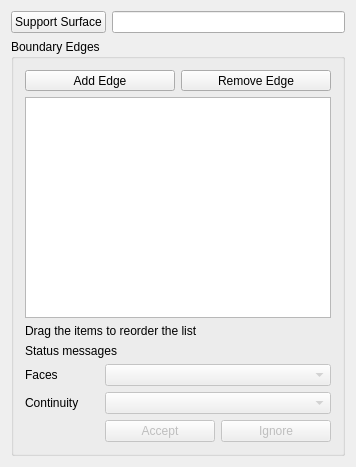
<?xml version="1.0" encoding="UTF-8"?>
<ui version="4.0">
 <class>SurfaceGui::TaskFilling</class>
 <widget class="QWidget" name="SurfaceGui::TaskFilling">
  <property name="geometry">
   <rect>
    <x>0</x>
    <y>0</y>
    <width>356</width>
    <height>467</height>
   </rect>
  </property>
  <property name="sizePolicy">
   <sizepolicy hsizetype="Ignored" vsizetype="Preferred">
    <horstretch>0</horstretch>
    <verstretch>0</verstretch>
   </sizepolicy>
  </property>
  <property name="windowTitle">
   <string>Boundaries</string>
  </property>
  <layout class="QGridLayout" name="gridLayout_2">
   <item row="0" column="0">
    <layout class="QHBoxLayout" name="horizontalLayout_2">
     <item>
      <widget class="QPushButton" name="buttonInitFace">
       <property name="text">
        <string>Support Surface</string>
       </property>
      </widget>
     </item>
     <item>
      <widget class="Gui::ClearLineEdit" name="lineInitFaceName">
       <property name="readOnly">
        <bool>true</bool>
       </property>
      </widget>
     </item>
    </layout>
   </item>
   <item row="2" column="0">
    <widget class="QGroupBox" name="groupBox">
     <property name="toolTip">
      <string>Edges that will limit the surface</string>
     </property>
     <property name="title">
      <string>Boundary Edges</string>
     </property>
     <layout class="QGridLayout" name="gridLayout">
      <item row="0" column="0" colspan="3">
       <layout class="QHBoxLayout" name="horizontalLayout">
        <item>
         <widget class="QToolButton" name="buttonEdgeAdd">
          <property name="enabled">
           <bool>true</bool>
          </property>
          <property name="sizePolicy">
           <sizepolicy hsizetype="Expanding" vsizetype="Fixed">
            <horstretch>0</horstretch>
            <verstretch>0</verstretch>
           </sizepolicy>
          </property>
          <property name="text">
           <string>Add Edge</string>
          </property>
          <property name="checkable">
           <bool>true</bool>
          </property>
          <property name="checked">
           <bool>false</bool>
          </property>
         </widget>
        </item>
        <item>
         <widget class="QToolButton" name="buttonEdgeRemove">
          <property name="sizePolicy">
           <sizepolicy hsizetype="Expanding" vsizetype="Fixed">
            <horstretch>0</horstretch>
            <verstretch>0</verstretch>
           </sizepolicy>
          </property>
          <property name="text">
           <string>Remove Edge</string>
          </property>
          <property name="checkable">
           <bool>true</bool>
          </property>
         </widget>
        </item>
       </layout>
      </item>
      <item row="1" column="0" colspan="3">
       <widget class="QListWidget" name="listBoundary">
        <property name="toolTip">
         <string>Drag the items to reorder the list</string>
        </property>
        <property name="dragDropMode">
         <enum>QAbstractItemView::InternalMove</enum>
        </property>
       </widget>
      </item>
      <item row="2" column="0" colspan="3">
       <widget class="QLabel" name="label_3">
        <property name="sizePolicy">
         <sizepolicy hsizetype="Preferred" vsizetype="Preferred">
          <horstretch>0</horstretch>
          <verstretch>0</verstretch>
         </sizepolicy>
        </property>
        <property name="text">
         <string>Drag the items to reorder the list</string>
        </property>
       </widget>
      </item>
      <item row="3" column="0" colspan="3">
       <widget class="QLabel" name="statusLabel">
        <property name="text">
         <string>Status messages</string>
        </property>
       </widget>
      </item>
     <item row="4" column="0">
       <widget class="QLabel" name="label">
        <property name="sizePolicy">
         <sizepolicy hsizetype="Maximum" vsizetype="Preferred">
          <horstretch>0</horstretch>
          <verstretch>0</verstretch>
         </sizepolicy>
        </property>
        <property name="text">
         <string>Faces</string>
        </property>
       </widget>
      </item>
      <item row="4" column="1" colspan="2">
       <widget class="QComboBox" name="comboBoxFaces">
        <property name="enabled">
         <bool>false</bool>
        </property>
       </widget>
      </item>
      <item row="5" column="0">
       <widget class="QLabel" name="label_2">
        <property name="sizePolicy">
         <sizepolicy hsizetype="Maximum" vsizetype="Preferred">
          <horstretch>0</horstretch>
          <verstretch>0</verstretch>
         </sizepolicy>
        </property>
        <property name="text">
         <string>Continuity</string>
        </property>
       </widget>
      </item>
      <item row="5" column="1" colspan="2">
       <widget class="QComboBox" name="comboBoxCont">
        <property name="enabled">
         <bool>false</bool>
        </property>
       </widget>
      </item>
      <item row="6" column="0">
       <spacer name="horizontalSpacer">
        <property name="orientation">
         <enum>Qt::Horizontal</enum>
        </property>
        <property name="sizeType">
         <enum>QSizePolicy::Maximum</enum>
        </property>
        <property name="sizeHint" stdset="0">
         <size>
          <width>74</width>
          <height>20</height>
         </size>
        </property>
       </spacer>
      </item>
      <item row="6" column="1">
       <widget class="QPushButton" name="buttonAccept">
        <property name="enabled">
         <bool>false</bool>
        </property>
        <property name="text">
         <string>Accept</string>
        </property>
       </widget>
      </item>
      <item row="6" column="2">
       <widget class="QPushButton" name="buttonIgnore">
        <property name="enabled">
         <bool>false</bool>
        </property>
        <property name="text">
         <string>Ignore</string>
        </property>
       </widget>
      </item>
      </layout>
    </widget>
   </item>
  </layout>
 </widget>
 <layoutdefault spacing="6" margin="11"/>
 <customwidgets>
  <customwidget>
   <class>Gui::ClearLineEdit</class>
   <extends>QLineEdit</extends>
   <header location="global">Gui/Widgets.h</header>
  </customwidget>
 </customwidgets>
 <resources/>
 <connections/>
</ui>
